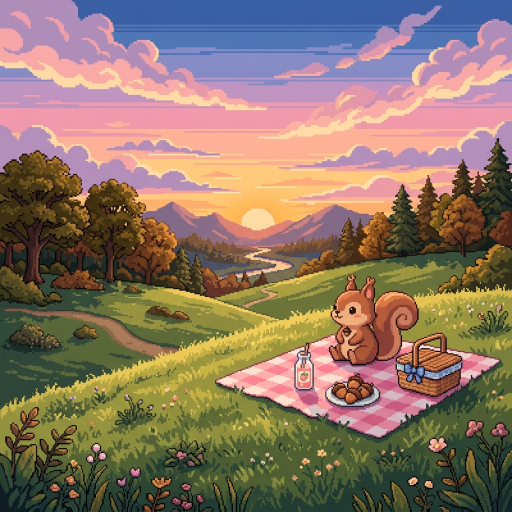
#> input picture assets/og_squirrel_picnic.jpg, 1024 x 1024 px, given in place of logo.png, which was not available (shown at 1/2 size)
$ python toi-uu-anh.py
#> lines starting #> are read from the running program, lines starting #| are printed output that depends on the picture
# -*- coding: utf-8 -*-
"""Sinh bản ảnh nhẹ (WebP) đúng cỡ hiển thị cho trang phòng đánh đề.

Vì sao: ảnh gốc trong assets/ để nguyên cỡ chụp (logo 611px/262KB,
squirrel_group 1024px/1231KB, nền pixel-art ~800KB mỗi tấm) trong khi trang chỉ
hiện logo ở 22px, sóc ở 74px, nền thì mờ 14%. Một lần mở phòng cũ tải ~2,4MB
ảnh; sau khi tối ưu còn ~100KB.

Chạy lại khi thêm/đổi ảnh nguồn:
    python assets/opt/toi-uu-anh.py

Ảnh GỐC được giữ nguyên (các trang khác vẫn dùng). Chỉ trang study-room trỏ
sang assets/opt/. Cần: pip install pillow
"""
import os
from PIL import Image

HERE = os.path.dirname(os.path.abspath(__file__))
ASSETS = os.path.dirname(HERE)

# (nguồn, đích, cạnh dài tối đa, chất lượng)
VIEC = [
    ('logo.png', 'logo-96.webp', 96, 88),
    ('logo.png', 'logo-32.png', 32, None),          # favicon
    ('squirrel_group.png', 'squirrel_group-256.webp', 256, 85),
]
THU_MUC_NEN = [('bg quiz page', 'bg'), ('bg quiz page dark', 'bg-dark')]
CANH_NEN, CHAT_LUONG_NEN = 1600, 68


def ghi(src, dst, canh, chat_luong):
#> called with src = 'assets/logo.png', dst = 'assets/opt/logo-96.webp', canh = 96, chat_luong = 88
    im = Image.open(src)
#> im is the input picture: PIL image 1024x1024 RGB; mean R, G, B 140.5, 118.2, 102.3
    im.thumbnail((canh, canh), Image.LANCZOS)
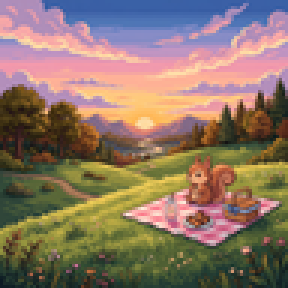
#> im: PIL image 96x96 RGB (shown 3 times larger); mean R, G, B 140.4, 118.2, 102.3
#> pass 3 of the loop `for ten, ra, canh, q in VIEC:`:
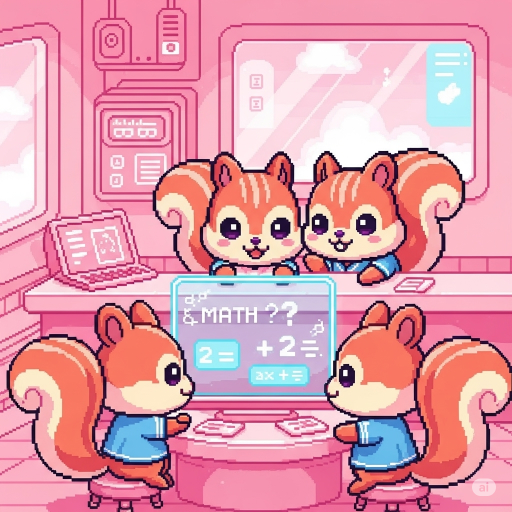
#> input picture assets/squirrel_group.png, 1024 x 1024 px (shown at 1/2 size)
#> in ghi, im is the input picture: PIL image 1024x1024 RGB; mean R, G, B 223.2, 155.9, 172.5
#> in ghi (call 3), `im.thumbnail((canh, canh), Image.LANCZOS)`:
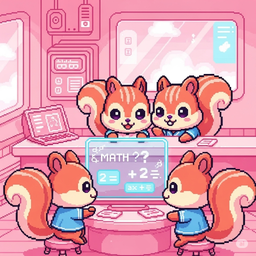
#> im: PIL image 256x256 RGB; mean R, G, B 223.1, 156.1, 172.6
    if chat_luong is None:
        im.save(dst, 'PNG', optimize=True)
    else:
        if im.mode not in ('RGB', 'RGBA'):
            im = im.convert('RGBA')
        im.save(dst, 'WEBP', quality=chat_luong, method=6)
    return os.path.getsize(src) / 1024, os.path.getsize(dst) / 1024


tong_a = tong_b = 0
for ten, ra, canh, q in VIEC:
    a, b = ghi(os.path.join(ASSETS, ten), os.path.join(HERE, ra), canh, q)
    tong_a += a
    tong_b += b
    print(f'{ra}: {a:.0f}KB -> {b:.0f}KB')

for thu_muc, ra in THU_MUC_NEN:
    dich = os.path.join(HERE, ra)
    os.makedirs(dich, exist_ok=True)
    nguon = os.path.join(ASSETS, thu_muc)
    for f in sorted(os.listdir(nguon)):
        if not f.lower().endswith(('.jpeg', '.jpg', '.png')):
            continue
        a, b = ghi(os.path.join(nguon, f), os.path.join(dich, os.path.splitext(f)[0] + '.webp'),
                   CANH_NEN, CHAT_LUONG_NEN)
        tong_a += a
        tong_b += b

print(f'Tong: {tong_a:.0f}KB -> {tong_b:.0f}KB')
